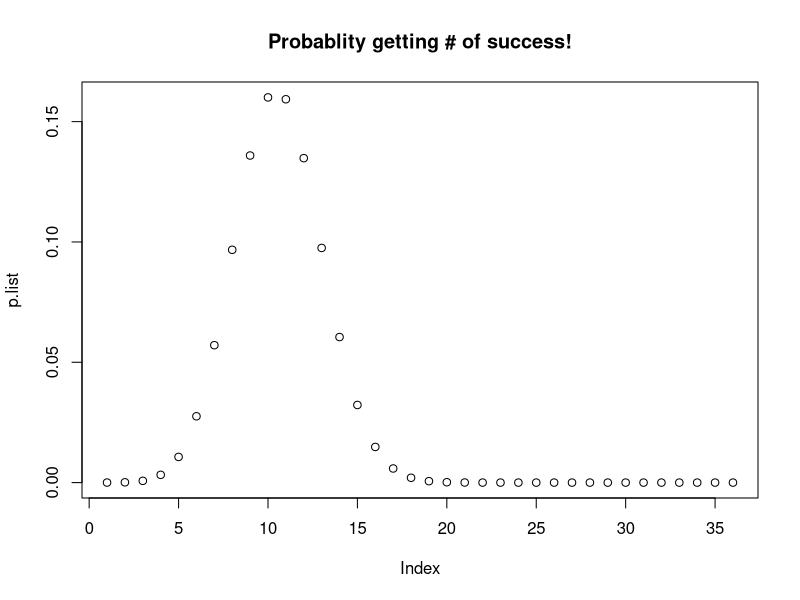

Write R code to recreate this figure.
#============================================
#	Script name: HGM_vs_FET_draft.R
#	Author: Jianying LI
#	History: initially coded 06/15/2012
#		   modified on 02/25/2013
#	Comment: for IB pathway short course
##===========================================

##=====================================
#	Hypergeometric distribution
##=====================================
##======A toy example===============

m <- 50  ## Number of red balls
n <- 120 ## Number of white balls
k <- 36  ## Number of drawn balls
x <- 20  ## Number of red balls in the drawing

##===========Here is the probability...
dhyper(x,m,n,k) ## <-- Probability to get 20 red balls


##==========Get a plot================
p.list <- c()
for (i in 0 : k)
{
	p.list[i] <- dhyper(i,m,n,k)
}
plot(p.list, main="Probablity getting # of success!")


##===============Do a hypergeometric testing, is it correct??==================
prob.total <- 0
for (i in 0 : x)
{
	prob.total = prob.total + dhyper(i,m,n,k)
}
1- prob.total
 
##How significant to get x SUCCESS??
1-  phyper (x, m, n, k)
phyper (x, m, n, k, lower.tail=FALSE)


##Well, it ONLY gives the P[X>x], not equivalent to a "formal testing" 
#So, we need this instead
phyper (x-1, m, n, k, lower.tail=FALSE)

##================Okay, let's try this=================================

(fisher.test(matrix(c(20,16,30,104),2,2), alternative='greater'))$p.value
(fisher.test(matrix(c(x,(k-x),(m-x),(n-k+x)),2,2), alternative='greater'))$p.value
phyper ((x -1), m, n, k, lower.tail=FALSE)

##=====Yeh, they are matched!!===========

##============================================
#	Application in microarry experiment
##=================================================



#=======This is normally what we are dealing with=======
x <- 5   #num_of_DEG in GO
m <- 20  #num_of_gene on chip in GO
n <- 500 #num_of_gene on chip NOT in GO
k <- 40  #num_of_DEG

sample.DEG.testing <- matrix(c(x, (k-x), k, m -x, n-k +x, n+m-k, m, n, m+n), 
		nrow=3,
		dimnames =  list (GO_info = c("In GO","Not in GO", "Total"),
					MicroarrayInfo = c ("DEG","notDEG", "onChip")))
sample.DEG.testing


#==================================================================================
#			   DEG	Not DEGs 			totals 
#In a GO category	  x(5) 	m - x(15) 			  m (20)
#Not in GO category k -x (35)	n - k + x(465)		  n (500)
#totals 		  k(40)     (n + m) - k(480) 	        m + n (genes on array, 520)
#==================================================================================

##============================================================
#	Hypergeometric test
##============================================================

dhyper (x, m, n, k) # Density functon (PDF)
1-phyper (x, m, n, k) # Distribution function (CDF)

##=====OR===================
phyper (x-1, m, n, k, lower.tail=FALSE)


##=================================
#	Fisher Exact Test (FET)
##=================================
(fisher.test(matrix(c(5,35,15,465),2,2), alternative='greater'))$p.value
(fisher.test(matrix(c(x, (k-x), (m-x), (n-k+x)), 2, 2), alternative='greater'))$p.value
##=================================
#	Matches the HMT test
##=================================
phyper (x-1, m, n, k, lower.tail=FALSE)

##==========================================
#	It doesn't matter which why you do...
##==========================================
(fisher.test(matrix(c(x,(m-x),(k-x),(n-k+x)),2,2), alternative='greater'))$p.value
(fisher.test(matrix(c(x,(k-x),(m-x),(n-k+x)),2,2), alternative='greater'))$p.value

##===========================================================================
#	It is going to fail if one used chi-square
#     The warning was not correct, since there was no number smaller than 5
#	What is going on here??
##==========================================================================
chisq.test(matrix(c(x,(k-x), (m-x), (n-k +x)), 2, 2), correct = FALSE)$p.value
chisq.test(matrix(c(x,(k-x), (m-x), (n-k +x)), 2, 2))$p.value


##================================================
## Now, let's take a look at Grace's example
##================================================

x <- 10   ## Find a tumor was a "success!!"
m <- 50  
n <- 50 
k <- 13  

sample.DEG.testing <- matrix(c(x, (k-x), k, m -x, n-k +x, n+m-k, m, n, m+n), 
		nrow=3,
		dimnames =  list (Treatment = c("Control","Treated", "Total"),
					TumorStatus = c ("Tumor","No Tumor", "onChip")))
sample.DEG.testing

#==================================================================================
#		  Tumor	No Tumor 			totals 
#Control	  x(3) 	m - x(47) 			  m (50)
#Treated      k -x (10)	n - k + x(40)		  n (50)
#Totals 	  k(13)     (n + m) - k(87) 	        m + n (100)
#==================================================================================
(fisher.test(matrix(c(x,(m-x),(k-x),(n-k+x)),2,2), alternative='greater'))$p.value 
chisq.test(matrix(c(x,(k-x), (m-x), (n-k +x)), 2, 2), correct = FALSE)$p.value
chisq.test(matrix(c(x,(m-x),(k-x),(n-k+x)),2,2), correct = FALSE)$p.value
phyper (x-1, m, n, k, lower.tail=FALSE)


##==================================================================================
##=======Same answers were obtained from both Fisher Exact Test and ChiSqure test==
##	Maybe need help from Grace??
##==================================================================================

##=====================================
##======A toy example===============

m <- 50  ## Number of red balls
n <- 50  ## Number of white balls
k <- 13  ## Number of drawn balls


##===========Here is the probability...
x <- 10  ## Number of red balls in the drawing
dhyper(x,m,n,k) ## <-- Probability to get 10 red balls


x <- 11  ## Number of red balls in the drawing
dhyper(x,m,n,k) ## <-- Probability to get 10 red balls

x <- 12  ## Number of red balls in the drawing
dhyper(x,m,n,k) ## <-- Probability to get 10 red balls

x <- 13  ## Number of red balls in the drawing
dhyper(x,m,n,k) ## <-- Probability to get 10 red balls


